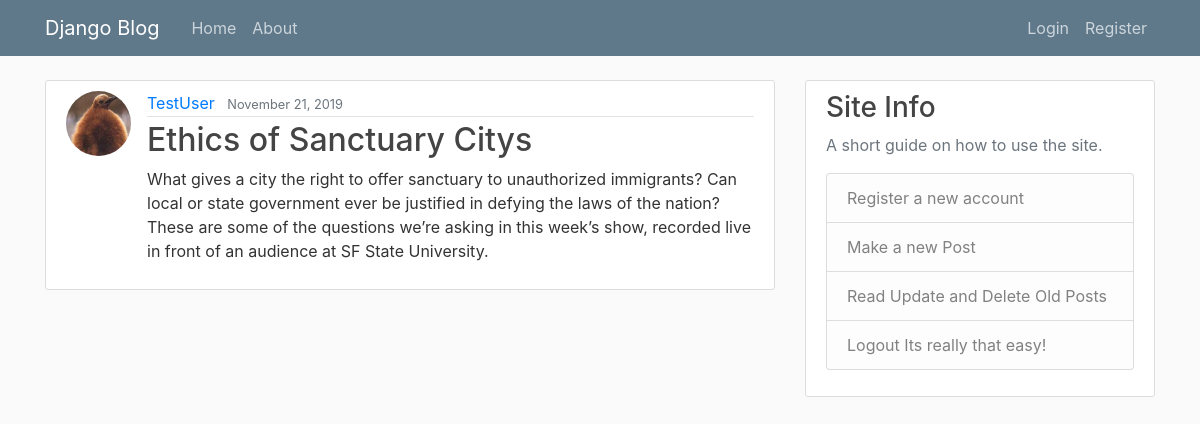
Page /post/6/ on the committed database.
### blog/models.py (models this page shows, shortened)
class Post(models.Model):
     title = models.CharField(max_length=100)
     content = models.TextField()
     date_posted = models.DateTimeField(default = timezone.now)
     author = models.ForeignKey(User, on_delete=models.CASCADE)

### users/models.py (models this page shows, shortened)
class Profile(models.Model):
    user = models.OneToOneField(User, on_delete=models.CASCADE)
    image = models.ImageField(default='default.jpg', upload_to='profile_pics')

### blog/views.py (the view)
# urls.py: path('post/<int:pk>/', PostDetailView.as_view(), name='post-detail'),
class PostDetailView(DetailView):
    model = Post

### blog/templates/blog/post_detail.html (shortened to what this page needs)
{%extends "blog/base.html"%}
{%block content%}
    <article class="media content-section">
        <img class ="rounded-circle article-img" src="{{object.author.profile.image.url}}">
      <div class="media-body">
        <div class="article-metadata">
          <a class="mr-2" href="{% url 'user-posts' object.author.username %}">{{ object.author }}</a>
          <small class="text-muted">{{ object.date_posted|date:'F d, Y' }}</small>
        </div>
        <h2 class="article-title">{{ object.title }}</h2>
        <p class="article-content">{{ object.content }}</p>
      </div>
    </article>
{%endblock content%}}

### blog/static/blog/main.css (style rules this page uses)
body { background: #fafafa; color: #333333; margin-top: 5rem; }
h1, h2, h3, h4, h5, h6 { color: #444444; }
.content-section { background: #ffffff; padding: 10px 20px; border: 1px solid #dddddd; border-radius: 3px; margin-bottom: 20px; }
.article-title { color: #444444; }
.article-content { white-space: pre-line; }
.article-img { height: 65px; width: 65px; margin-right: 16px; }
.article-metadata { padding-bottom: 1px; margin-bottom: 4px; border-bottom: 1px solid #e3e3e3 }

### rows in the picture
Post: author.profile.image (placeholder picture), author "TestUser", date_posted "November 21, 2019", title "Ethics of Sanctuary Citys", content "What gives a city the right to offer sanctuary to unauthorized immigrants? Can local or state government ever be justified in defying the laws of the nation? These are some of the questions we’re asking in this week’s show, recorded live in front of an audience at SF State University."
